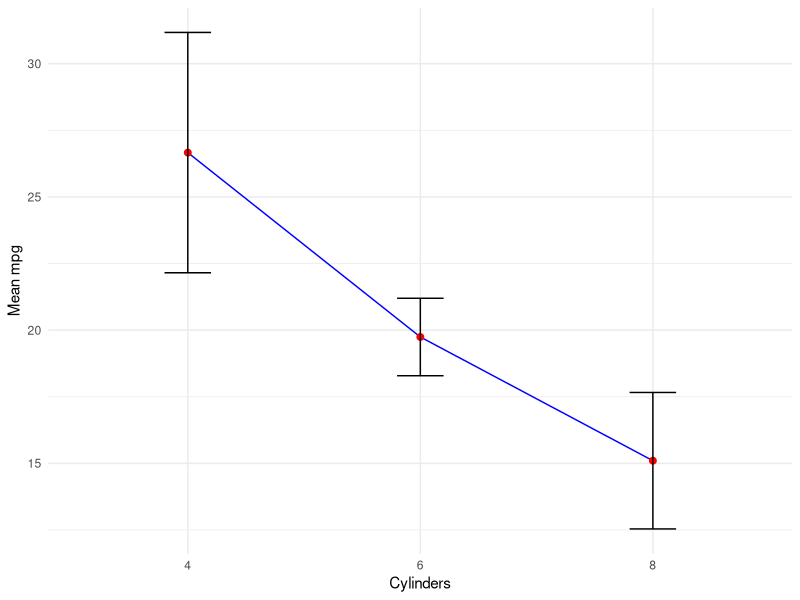
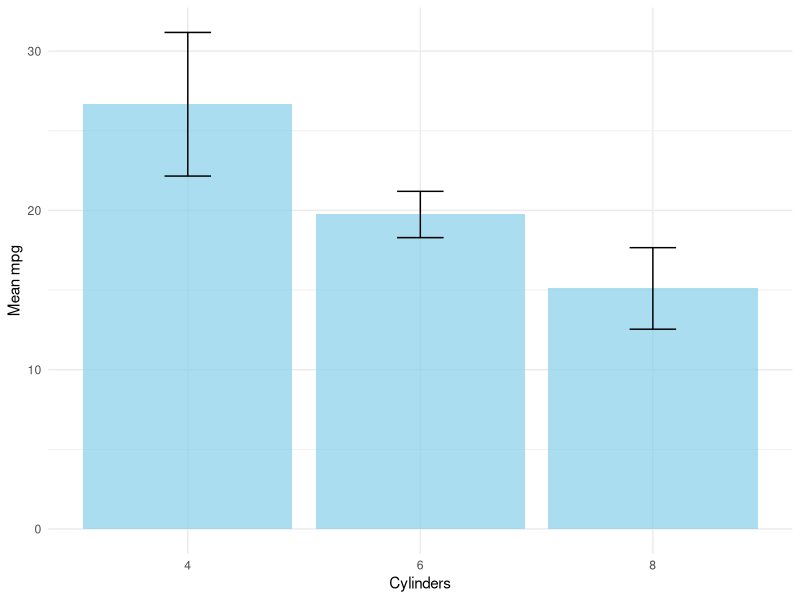

Recreate these plots in R, in order.
## ---- chunk 1
# Load the required libraries, suppressing annoying startup messages
library(tibble) 
suppressPackageStartupMessages(library(dplyr))
# Read the mtcars dataset into a tibble called tb
data(mtcars)
tb <- as_tibble(mtcars)
# Convert several numeric columns into factor variables
tb$cyl <- as.factor(tb$cyl)
tb$vs <- as.factor(tb$vs)
tb$am <- as.factor(tb$am)
tb$gear <- as.factor(tb$gear)
# Directly access the data columns of tb, without tb$mpg
attach(tb)
## ---- chunk 2
library(dplyr)
s1 <- tb %>%
  group_by(cyl) %>%
  summarise(Mean_mpg = mean(mpg, na.rm = TRUE),
            SD_mpg = sd(mpg, na.rm = TRUE)) 
print(s1)
## ---- chunk 3
library(ggplot2)
ggplot(s1, 
       aes(x = cyl, y = Mean_mpg)) +
  geom_line(group=1, color = "blue") +
  geom_point(size = 2, color = "red") +
  geom_errorbar(aes(ymin = Mean_mpg - SD_mpg, 
                    ymax = Mean_mpg + SD_mpg), 
                width = .2, colour = "black") +
  labs(x = "Cylinders", y = "Mean mpg") +
  theme_minimal()

## ---- chunk 4
library(ggplot2)

# mpg plot
ggplot(s1, aes(x = cyl, y = Mean_mpg)) +
  geom_bar(stat = "identity", 
           fill = "skyblue", 
           alpha = 0.7) +
  geom_errorbar(aes(ymin = Mean_mpg - SD_mpg, 
                    ymax = Mean_mpg + SD_mpg), 
                width = .2) +
  labs(x = "Cylinders", y = "Mean mpg") +
  theme_minimal()
## ---- chunk 5
library(dplyr)
s3 <- tb %>%
  group_by(cyl) %>%
  summarise(
    Mean_mpg = mean(mpg, na.rm = TRUE),
    SD_mpg = sd(mpg, na.rm = TRUE),
    Mean_wt = mean(wt, na.rm = TRUE),
    SD_wt = sd(wt, na.rm = TRUE),
    Mean_hp = mean(hp, na.rm = TRUE),
    SD_hp = sd(hp, na.rm = TRUE)
    ) 
print(s3)
## ---- chunk 6
library(dplyr)
tb %>%
  group_by(cyl, am) %>%
  summarise(Mean_mpg = mean(mpg, na.rm = TRUE),
            SD_mpg = sd(mpg, na.rm = TRUE))
## ---- chunk 7
library(dplyr)
tb %>%
  group_by(am, cyl) %>%
  summarise(Mean_mpg = mean(mpg, na.rm = TRUE),
            SD_mpg = sd(mpg, na.rm = TRUE))
## ---- chunk 8
library(dplyr)
tb %>%
  group_by(am, cyl) %>%
  summarise(
    Mean_mpg = mean(mpg, na.rm = TRUE),
    SD_mpg = sd(mpg, na.rm = TRUE),
    Mean_wt = mean(wt, na.rm = TRUE),
    SD_wt = sd(wt, na.rm = TRUE),
    Mean_hp = mean(hp, na.rm = TRUE),
    SD_hp = sd(hp, na.rm = TRUE)
    ) 
